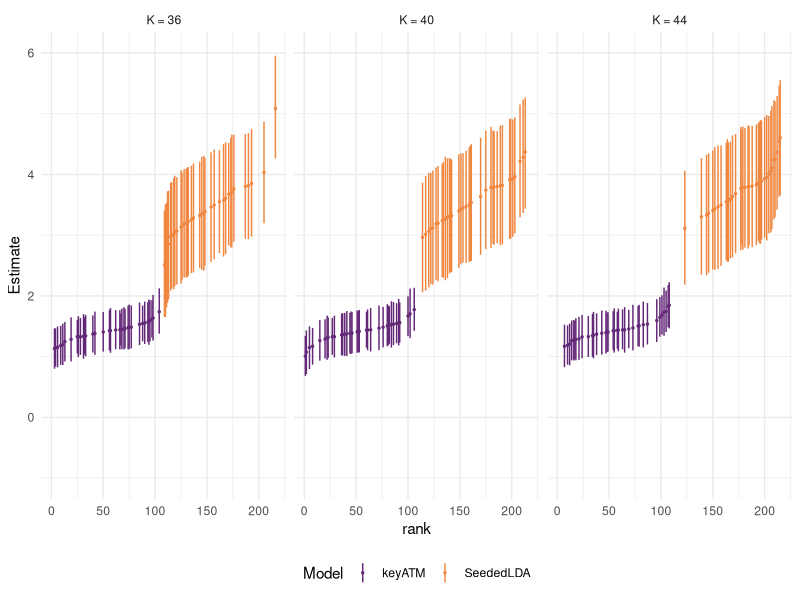

Source code (R):
## no commandline interface (yet); because we might do it on overleaf

library(here)
library(dplyr)
library(ggplot2)

## TODO: aggregated multiple runs
overall <- read.csv(here("results", "aggregated", "chan", "1.csv"))

## note that we need to add one to K (the keyworded topic)
overall |> arrange(Estimate) |>
    mutate(Model =
               if_else(alternative_model, "SeededLDA", "keyATM")) |>
    mutate(k_setting = case_match(k_setting,
                                  1 ~ "K = 40",
                                  2 ~ "K = 36",
                                  3 ~ "K = 44")) |> 
    mutate(rank = row_number()) |>
    ggplot(aes(x = rank, y = Estimate, color = Model)) +
    geom_point(size = 0.5) +
    geom_linerange(aes(ymin = Q2.5, ymax = Q97.5), size=0.5) +
    facet_wrap(~k_setting) +
    ylim(-1, 6) +
    theme_minimal() +
    theme(legend.position = "bottom", plot.background = element_rect(colour = "white")) +
    scale_color_manual(values  = c("#642878", "#F08741"))

# ggsave(here("plots/chan_brms.png"), width = 2500, height = 1080, units = "px")
